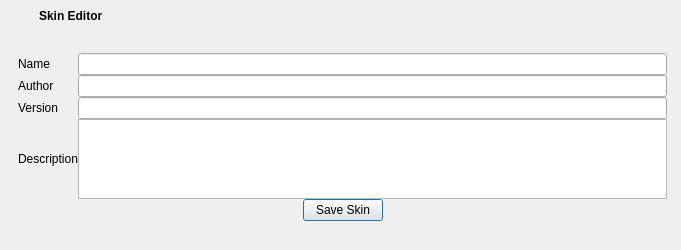
<?xml version="1.0" encoding="UTF-8"?>
<ui version="4.0">
 <class>QSkinEditorDialog</class>
 <widget class="QDialog" name="QSkinEditorDialog">
  <property name="geometry">
   <rect>
    <x>0</x>
    <y>0</y>
    <width>681</width>
    <height>250</height>
   </rect>
  </property>
  <property name="sizePolicy">
   <sizepolicy hsizetype="Fixed" vsizetype="Fixed">
    <horstretch>0</horstretch>
    <verstretch>0</verstretch>
   </sizepolicy>
  </property>
  <property name="windowTitle">
   <string>Skin Editor</string>
  </property>
  <layout class="QGridLayout" name="gridLayout">
   <property name="margin">
    <number>0</number>
   </property>
   <property name="spacing">
    <number>0</number>
   </property>
   <item row="0" column="0">
    <widget class="QFrame" name="windowFrameTopLeft">
     <property name="cursor">
      <cursorShape>SizeFDiagCursor</cursorShape>
     </property>
     <property name="styleSheet">
      <string notr="true">border-image: url(:/Resource/blau/frameTopLeft.png);
min-height: 14px;
max-height: 14px;
min-width: 14px;
max-width: 14px;</string>
     </property>
     <property name="frameShape">
      <enum>QFrame::NoFrame</enum>
     </property>
     <property name="frameShadow">
      <enum>QFrame::Raised</enum>
     </property>
    </widget>
   </item>
   <item row="0" column="2">
    <widget class="QFrame" name="windowFrameTopRight">
     <property name="minimumSize">
      <size>
       <width>10</width>
       <height>14</height>
      </size>
     </property>
     <property name="maximumSize">
      <size>
       <width>10</width>
       <height>14</height>
      </size>
     </property>
     <property name="cursor">
      <cursorShape>SizeBDiagCursor</cursorShape>
     </property>
     <property name="styleSheet">
      <string notr="true">border-image: url(:/Resource/blau/frameTopRight.png);
min-width: 10px;
max-width: 10px;
min-height: 14px;
max-height: 14px;</string>
     </property>
     <property name="frameShape">
      <enum>QFrame::NoFrame</enum>
     </property>
     <property name="frameShadow">
      <enum>QFrame::Raised</enum>
     </property>
    </widget>
   </item>
   <item row="1" column="0" rowspan="3">
    <widget class="QFrame" name="windowFrameLeft">
     <property name="sizePolicy">
      <sizepolicy hsizetype="Fixed" vsizetype="Preferred">
       <horstretch>0</horstretch>
       <verstretch>0</verstretch>
      </sizepolicy>
     </property>
     <property name="minimumSize">
      <size>
       <width>14</width>
       <height>0</height>
      </size>
     </property>
     <property name="cursor">
      <cursorShape>SizeHorCursor</cursorShape>
     </property>
     <property name="styleSheet">
      <string notr="true">min-width: 14px;
max-width: 14px;
border-image: url(:/Resource/blau/frameLeft.png);
border-top: 20px;</string>
     </property>
     <property name="frameShape">
      <enum>QFrame::NoFrame</enum>
     </property>
     <property name="frameShadow">
      <enum>QFrame::Raised</enum>
     </property>
    </widget>
   </item>
   <item row="1" column="2" rowspan="3">
    <widget class="QFrame" name="windowFrameRight">
     <property name="sizePolicy">
      <sizepolicy hsizetype="Fixed" vsizetype="Preferred">
       <horstretch>0</horstretch>
       <verstretch>0</verstretch>
      </sizepolicy>
     </property>
     <property name="minimumSize">
      <size>
       <width>10</width>
       <height>0</height>
      </size>
     </property>
     <property name="maximumSize">
      <size>
       <width>10</width>
       <height>16777215</height>
      </size>
     </property>
     <property name="cursor">
      <cursorShape>SizeHorCursor</cursorShape>
     </property>
     <property name="styleSheet">
      <string notr="true">border-image: url(:/Resource/blau/frameRight.png);
border-top: 20px;
min-width: 10px;
max-width: 10px;</string>
     </property>
     <property name="frameShape">
      <enum>QFrame::NoFrame</enum>
     </property>
     <property name="frameShadow">
      <enum>QFrame::Raised</enum>
     </property>
    </widget>
   </item>
   <item row="4" column="0">
    <widget class="QFrame" name="windowFrameBottomLeft">
     <property name="minimumSize">
      <size>
       <width>14</width>
       <height>8</height>
      </size>
     </property>
     <property name="maximumSize">
      <size>
       <width>14</width>
       <height>8</height>
      </size>
     </property>
     <property name="cursor">
      <cursorShape>SizeBDiagCursor</cursorShape>
     </property>
     <property name="styleSheet">
      <string notr="true">border-image: url(:/Resource/frameBottomLeft.png);
border-image: url(:/Resource/blau/frameBottomLeft.png);
min-width: 14px;
max-width: 14px;
min-height: 8px;
max-height: 8px;</string>
     </property>
     <property name="frameShape">
      <enum>QFrame::NoFrame</enum>
     </property>
     <property name="frameShadow">
      <enum>QFrame::Raised</enum>
     </property>
    </widget>
   </item>
   <item row="4" column="1">
    <widget class="QFrame" name="windowFrameBottom">
     <property name="sizePolicy">
      <sizepolicy hsizetype="Preferred" vsizetype="Fixed">
       <horstretch>0</horstretch>
       <verstretch>0</verstretch>
      </sizepolicy>
     </property>
     <property name="minimumSize">
      <size>
       <width>0</width>
       <height>8</height>
      </size>
     </property>
     <property name="maximumSize">
      <size>
       <width>16777215</width>
       <height>8</height>
      </size>
     </property>
     <property name="cursor">
      <cursorShape>SizeVerCursor</cursorShape>
     </property>
     <property name="styleSheet">
      <string notr="true">border-image: url(:/Resource/blau/frameBottom.png);
border-right: 30px;
min-height: 8px;
max-height: 8px;</string>
     </property>
     <property name="frameShape">
      <enum>QFrame::NoFrame</enum>
     </property>
     <property name="frameShadow">
      <enum>QFrame::Raised</enum>
     </property>
    </widget>
   </item>
   <item row="4" column="2">
    <widget class="QFrame" name="windowFrameBottomRight">
     <property name="minimumSize">
      <size>
       <width>10</width>
       <height>8</height>
      </size>
     </property>
     <property name="maximumSize">
      <size>
       <width>10</width>
       <height>8</height>
      </size>
     </property>
     <property name="cursor">
      <cursorShape>SizeFDiagCursor</cursorShape>
     </property>
     <property name="styleSheet">
      <string notr="true">border-image: url(:/Resource/blau/frameBottomRight.png);
min-width: 10px;
max-width: 10px;
min-height: 8px;
max-height: 8px;</string>
     </property>
     <property name="frameShape">
      <enum>QFrame::NoFrame</enum>
     </property>
     <property name="frameShadow">
      <enum>QFrame::Raised</enum>
     </property>
    </widget>
   </item>
   <item row="3" column="1">
    <widget class="QWidget" name="widgetContents" native="true">
     <property name="sizePolicy">
      <sizepolicy hsizetype="Expanding" vsizetype="Expanding">
       <horstretch>0</horstretch>
       <verstretch>0</verstretch>
      </sizepolicy>
     </property>
     <property name="autoFillBackground">
      <bool>true</bool>
     </property>
     <layout class="QVBoxLayout" name="layoutContents">
      <property name="spacing">
       <number>0</number>
      </property>
      <property name="margin">
       <number>0</number>
      </property>
      <item>
       <layout class="QGridLayout" name="gridLayout_2">
        <property name="margin">
         <number>4</number>
        </property>
        <item row="0" column="0">
         <widget class="QLabel" name="label">
          <property name="text">
           <string>Name</string>
          </property>
         </widget>
        </item>
        <item row="0" column="1">
         <widget class="QLineEdit" name="lineEditSkinName"/>
        </item>
        <item row="1" column="1">
         <widget class="QLineEdit" name="lineEditSkinAuthor"/>
        </item>
        <item row="2" column="1">
         <widget class="QLineEdit" name="lineEditSkinVersion"/>
        </item>
        <item row="1" column="0">
         <widget class="QLabel" name="label_2">
          <property name="text">
           <string>Author</string>
          </property>
         </widget>
        </item>
        <item row="2" column="0">
         <widget class="QLabel" name="label_3">
          <property name="text">
           <string>Version</string>
          </property>
         </widget>
        </item>
        <item row="4" column="0" colspan="2">
         <layout class="QGridLayout" name="gridLayout_4">
          <item row="0" column="0">
           <spacer name="horizontalSpacer">
            <property name="orientation">
             <enum>Qt::Horizontal</enum>
            </property>
            <property name="sizeHint" stdset="0">
             <size>
              <width>40</width>
              <height>20</height>
             </size>
            </property>
           </spacer>
          </item>
          <item row="0" column="1">
           <widget class="QPushButton" name="pushButtonSaveSkin">
            <property name="sizePolicy">
             <sizepolicy hsizetype="Fixed" vsizetype="Fixed">
              <horstretch>0</horstretch>
              <verstretch>0</verstretch>
             </sizepolicy>
            </property>
            <property name="text">
             <string>Save Skin</string>
            </property>
           </widget>
          </item>
          <item row="0" column="2">
           <spacer name="horizontalSpacer_2">
            <property name="orientation">
             <enum>Qt::Horizontal</enum>
            </property>
            <property name="sizeHint" stdset="0">
             <size>
              <width>40</width>
              <height>20</height>
             </size>
            </property>
           </spacer>
          </item>
         </layout>
        </item>
        <item row="3" column="1">
         <widget class="QPlainTextEdit" name="plainTextEditSkinDescription">
          <property name="sizePolicy">
           <sizepolicy hsizetype="Preferred" vsizetype="Preferred">
            <horstretch>0</horstretch>
            <verstretch>0</verstretch>
           </sizepolicy>
          </property>
          <property name="maximumSize">
           <size>
            <width>16777215</width>
            <height>80</height>
           </size>
          </property>
         </widget>
        </item>
        <item row="3" column="0">
         <widget class="QLabel" name="label_4">
          <property name="text">
           <string>Description</string>
          </property>
         </widget>
        </item>
       </layout>
      </item>
     </layout>
    </widget>
   </item>
   <item row="0" column="1" rowspan="2">
    <widget class="QFrame" name="windowFrameTop">
     <property name="sizePolicy">
      <sizepolicy hsizetype="Preferred" vsizetype="Preferred">
       <horstretch>0</horstretch>
       <verstretch>0</verstretch>
      </sizepolicy>
     </property>
     <property name="minimumSize">
      <size>
       <width>0</width>
       <height>32</height>
      </size>
     </property>
     <property name="maximumSize">
      <size>
       <width>16777215</width>
       <height>32</height>
      </size>
     </property>
     <property name="contextMenuPolicy">
      <enum>Qt::CustomContextMenu</enum>
     </property>
     <property name="styleSheet">
      <string notr="true">QFrame#windowFrameTop {
	border-image: url(:/Resource/blau/frameTop.png);
	min-height: 32px;
	max-height: 32px;
}</string>
     </property>
     <property name="frameShape">
      <enum>QFrame::NoFrame</enum>
     </property>
     <property name="frameShadow">
      <enum>QFrame::Raised</enum>
     </property>
     <layout class="QGridLayout" name="gridLayout_3">
      <property name="horizontalSpacing">
       <number>0</number>
      </property>
      <property name="margin">
       <number>0</number>
      </property>
      <item row="0" column="0">
       <layout class="QGridLayout" name="gridLayoutTitlebar">
        <property name="leftMargin">
         <number>0</number>
        </property>
        <property name="rightMargin">
         <number>0</number>
        </property>
        <property name="bottomMargin">
         <number>0</number>
        </property>
        <property name="spacing">
         <number>0</number>
        </property>
        <item row="0" column="1" rowspan="2">
         <widget class="QFrame" name="titlebarFrame">
          <property name="styleSheet">
           <string notr="true">QFrame#titlebarFrame {
	border-image: url(:/Resource/blau/frameStatusbar.png);
	border-top: 2px;
	border-bottom: 16px;
	border-right: 10px;
	padding-bottom: -4px;
}</string>
          </property>
          <property name="frameShape">
           <enum>QFrame::NoFrame</enum>
          </property>
          <property name="frameShadow">
           <enum>QFrame::Raised</enum>
          </property>
          <layout class="QHBoxLayout" name="horizontalLayout">
           <property name="spacing">
            <number>2</number>
           </property>
           <property name="margin">
            <number>0</number>
           </property>
           <item>
            <widget class="QToolButton" name="windowIcon">
             <property name="contextMenuPolicy">
              <enum>Qt::CustomContextMenu</enum>
             </property>
             <property name="styleSheet">
              <string notr="true">border: 0px solid transparent;</string>
             </property>
             <property name="text">
              <string/>
             </property>
             <property name="icon">
              <iconset>
               <normaloff>:/Resource/qtlogo-64.png</normaloff>:/Resource/qtlogo-64.png</iconset>
             </property>
             <property name="iconSize">
              <size>
               <width>20</width>
               <height>20</height>
              </size>
             </property>
            </widget>
           </item>
           <item>
            <widget class="QLabel" name="windowText">
             <property name="contextMenuPolicy">
              <enum>Qt::CustomContextMenu</enum>
             </property>
             <property name="styleSheet">
              <string notr="true">font-weight: bold;
font-size: 12px;</string>
             </property>
             <property name="text">
              <string>Skin Editor</string>
             </property>
            </widget>
           </item>
          </layout>
         </widget>
        </item>
        <item row="0" column="3" rowspan="2">
         <widget class="QFrame" name="titlebarButtonsFrame">
          <property name="styleSheet">
           <string notr="true">/*These move the buttons up so they aren't displayed in the center of the titlebar
   Remove these to center your buttons on the titlebar.*/
QFrame#titlebarButtonsFrame {
	background-color: transparent;
}</string>
          </property>
          <property name="frameShape">
           <enum>QFrame::NoFrame</enum>
          </property>
          <property name="frameShadow">
           <enum>QFrame::Raised</enum>
          </property>
          <layout class="QGridLayout" name="gridLayoutTitlebarButtons">
           <property name="margin">
            <number>0</number>
           </property>
           <property name="spacing">
            <number>0</number>
           </property>
           <item row="0" column="0">
            <widget class="QToolButton" name="minimizeButton">
             <property name="minimumSize">
              <size>
               <width>26</width>
               <height>26</height>
              </size>
             </property>
             <property name="maximumSize">
              <size>
               <width>26</width>
               <height>26</height>
              </size>
             </property>
             <property name="toolTip">
              <string>Minimize</string>
             </property>
             <property name="styleSheet">
              <string notr="true">QToolButton {
	border: 0px solid transparent;
	border-image: url(:/Resource/blau/minButton.png);
	min-width: 26px;
	max-width: 26px;
	min-height: 26px;
	max-height: 26px;
}

QToolButton:hover {
	border-image: url(:/Resource/blau/minButtonH.png);
}

QToolButton:pressed {
	border-image: url(:/Resource/blau/minButtonP.png);
}

QToolButton:disabled {
	border-image: url(:/Resource/blau/minButtonD.png);
}</string>
             </property>
             <property name="text">
              <string/>
             </property>
            </widget>
           </item>
           <item row="0" column="1">
            <widget class="QToolButton" name="maximizeButton">
             <property name="minimumSize">
              <size>
               <width>34</width>
               <height>26</height>
              </size>
             </property>
             <property name="maximumSize">
              <size>
               <width>34</width>
               <height>26</height>
              </size>
             </property>
             <property name="toolTip">
              <string>Maximize</string>
             </property>
             <property name="styleSheet">
              <string notr="true">QToolButton {
	border: 0px solid transparent;
	border-image: url(:/Resource/blau/maxButton.png);
	margin-left: 4px;
	margin-right: 4px;
	min-width: 26px;
	max-width: 26px;
	min-height: 26px;
	max-height: 26px;
}

QToolButton:hover {
	border-image: url(:/Resource/blau/maxButtonH.png);
}

QToolButton:pressed {
	border-image: url(:/Resource/blau/maxButtonP.png);
}

QToolButton:disabled {
	border-image: url(:/Resource/blau/maxButtonD.png);
}

QToolButton:checked { /*The button will be checked when maximized is set*/
	border-image: url(:/Resource/blau/restoreButton.png);
}

QToolButton:checked:hover {
	border-image: url(:/Resource/blau/restoreButtonH.png);
}

QToolButton:checked:pressed {
	border-image: url(:/Resource/blau/restoreButtonP.png);
}

QToolButton:checked:disabled {
	border-image: url(:/Resource/blau/restoreButtonD.png);
}</string>
             </property>
             <property name="text">
              <string/>
             </property>
             <property name="checkable">
              <bool>true</bool>
             </property>
             <property name="checked">
              <bool>false</bool>
             </property>
            </widget>
           </item>
           <item row="0" column="2">
            <widget class="QToolButton" name="closeButton">
             <property name="enabled">
              <bool>true</bool>
             </property>
             <property name="minimumSize">
              <size>
               <width>26</width>
               <height>26</height>
              </size>
             </property>
             <property name="maximumSize">
              <size>
               <width>26</width>
               <height>26</height>
              </size>
             </property>
             <property name="toolTip">
              <string>Close</string>
             </property>
             <property name="styleSheet">
              <string notr="true">QToolButton {
	border: 0px solid transparent;
	border-image: url(:/Resource/blau/closeButton.png);
	min-width: 26px;
	max-width: 26px;
	min-height: 26px;
	max-height: 26px;
}

QToolButton:hover {
	border-image: url(:/Resource/blau/closeButtonH.png);
}

QToolButton:pressed {
	border-image: url(:/Resource/blau/closeButtonP.png);
}

QToolButton:disabled {
	border-image: url(:/Resource/blau/closeButtonD.png);
}</string>
             </property>
             <property name="text">
              <string/>
             </property>
             <property name="iconSize">
              <size>
               <width>16</width>
               <height>16</height>
              </size>
             </property>
            </widget>
           </item>
          </layout>
         </widget>
        </item>
        <item row="0" column="2" rowspan="2">
         <spacer name="horizontalSpacerTitlebar">
          <property name="orientation">
           <enum>Qt::Horizontal</enum>
          </property>
          <property name="sizeHint" stdset="0">
           <size>
            <width>0</width>
            <height>20</height>
           </size>
          </property>
         </spacer>
        </item>
       </layout>
      </item>
     </layout>
    </widget>
   </item>
  </layout>
 </widget>
 <resources/>
 <connections/>
</ui>
